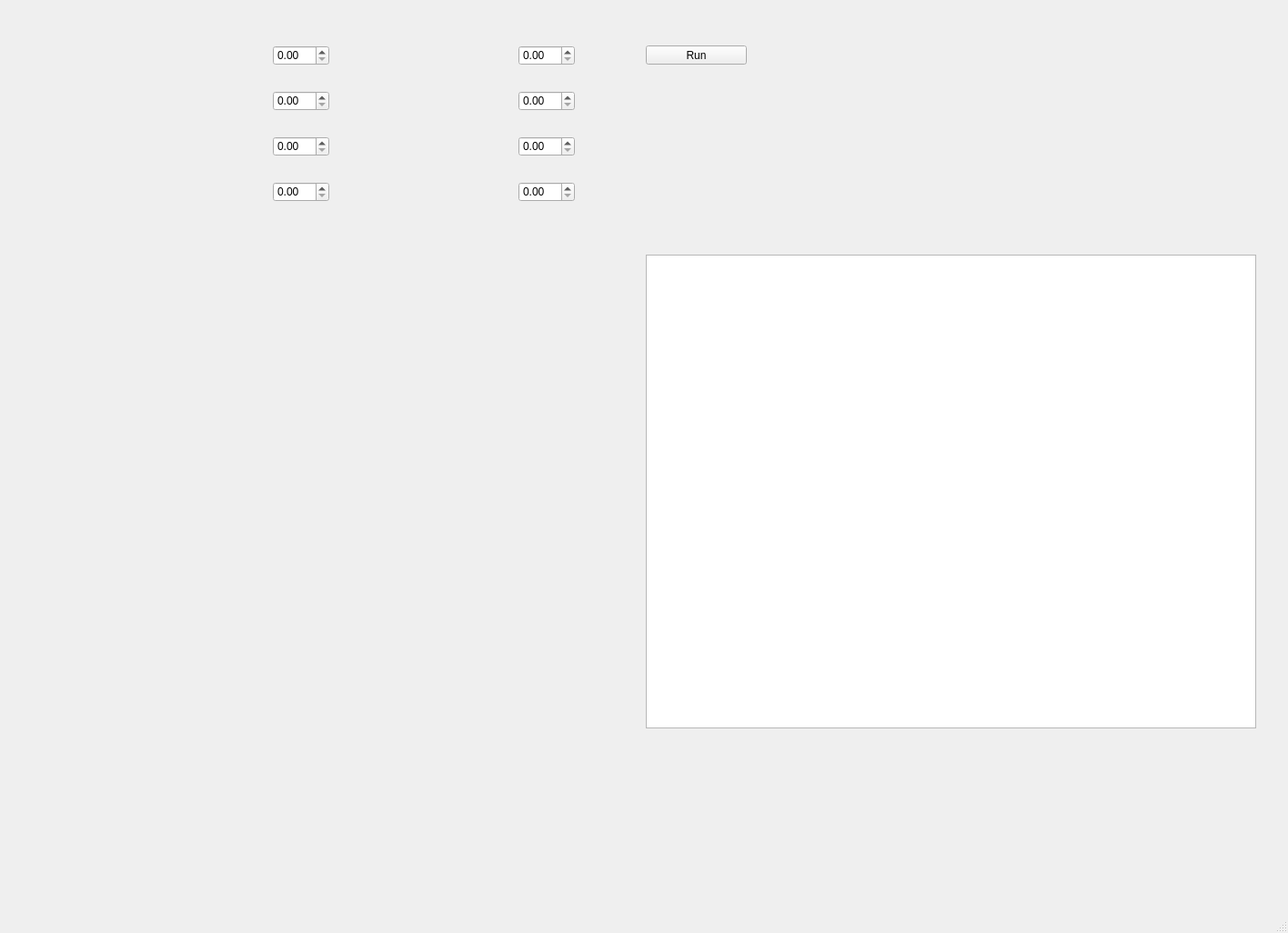
<?xml version="1.0" encoding="UTF-8"?>
<ui version="4.0">
 <class>MainWindow</class>
 <widget class="QMainWindow" name="MainWindow">
  <property name="geometry">
   <rect>
    <x>0</x>
    <y>0</y>
    <width>1416</width>
    <height>1026</height>
   </rect>
  </property>
  <property name="windowTitle">
   <string>MainWindow</string>
  </property>
  <widget class="QWidget" name="centralwidget">
   <widget class="QListWidget" name="listWidget">
    <property name="geometry">
     <rect>
      <x>710</x>
      <y>280</y>
      <width>671</width>
      <height>521</height>
     </rect>
    </property>
   </widget>
   <widget class="QWidget" name="mpl_widget" native="true">
    <property name="geometry">
     <rect>
      <x>50</x>
      <y>280</y>
      <width>12</width>
      <height>22</height>
     </rect>
    </property>
    <layout class="QVBoxLayout" name="verticalLayout"/>
   </widget>
   <widget class="QDoubleSpinBox" name="doubleSpinBox_1_ST_i">
    <property name="geometry">
     <rect>
      <x>300</x>
      <y>50</y>
      <width>62</width>
      <height>22</height>
     </rect>
    </property>
   </widget>
   <widget class="QDoubleSpinBox" name="doubleSpinBox_2_ST_i">
    <property name="geometry">
     <rect>
      <x>300</x>
      <y>100</y>
      <width>62</width>
      <height>22</height>
     </rect>
    </property>
   </widget>
   <widget class="QDoubleSpinBox" name="doubleSpinBox_3_ST_i">
    <property name="geometry">
     <rect>
      <x>300</x>
      <y>150</y>
      <width>62</width>
      <height>22</height>
     </rect>
    </property>
   </widget>
   <widget class="QDoubleSpinBox" name="doubleSpinBox_4_ST_i">
    <property name="geometry">
     <rect>
      <x>300</x>
      <y>200</y>
      <width>62</width>
      <height>22</height>
     </rect>
    </property>
   </widget>
   <widget class="QDoubleSpinBox" name="doubleSpinBox_1_ST_f">
    <property name="geometry">
     <rect>
      <x>570</x>
      <y>50</y>
      <width>62</width>
      <height>22</height>
     </rect>
    </property>
   </widget>
   <widget class="QDoubleSpinBox" name="doubleSpinBox_4_ST_f">
    <property name="geometry">
     <rect>
      <x>570</x>
      <y>200</y>
      <width>62</width>
      <height>22</height>
     </rect>
    </property>
   </widget>
   <widget class="QDoubleSpinBox" name="doubleSpinBox_2_ST_f">
    <property name="geometry">
     <rect>
      <x>570</x>
      <y>100</y>
      <width>62</width>
      <height>22</height>
     </rect>
    </property>
   </widget>
   <widget class="QDoubleSpinBox" name="doubleSpinBox_3_ST_f">
    <property name="geometry">
     <rect>
      <x>570</x>
      <y>150</y>
      <width>62</width>
      <height>22</height>
     </rect>
    </property>
   </widget>
   <widget class="QPushButton" name="pushButton">
    <property name="geometry">
     <rect>
      <x>710</x>
      <y>50</y>
      <width>111</width>
      <height>21</height>
     </rect>
    </property>
    <property name="text">
     <string>Run</string>
    </property>
   </widget>
  </widget>
  <widget class="QMenuBar" name="menubar">
   <property name="geometry">
    <rect>
     <x>0</x>
     <y>0</y>
     <width>1416</width>
     <height>18</height>
    </rect>
   </property>
  </widget>
  <widget class="QStatusBar" name="statusbar"/>
 </widget>
 <resources/>
 <connections/>
</ui>
